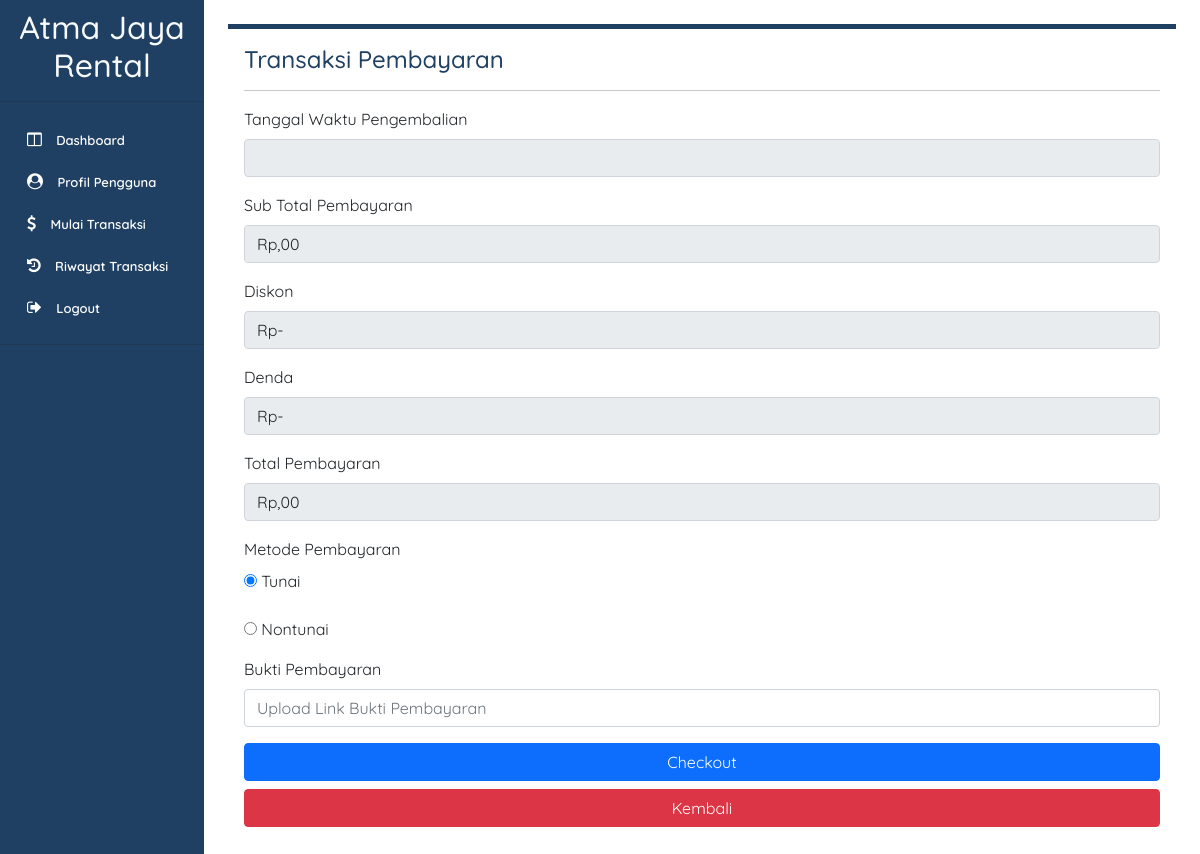
The app's page /page/showTransaksiPembayaranCustomerPage.php?id=25 (signed in) with its own data.
### tables this page shows
CREATE TABLE `transaksi` (
  `NOMOR_TRANSAKSI` bigint(3) UNSIGNED ZEROFILL NOT NULL,
  `ID_CUSTOMER` bigint(3) UNSIGNED ZEROFILL NOT NULL,
  `ID_DRIVER` bigint(3) UNSIGNED ZEROFILL DEFAULT NULL,
  `ID_PEGAWAI` bigint(16) NOT NULL,
  `ID_PROMO` bigint(16) DEFAULT NULL,
  `ID_MOBIL` bigint(16) NOT NULL,
  `FORMAT_NOMOR_TRANSAKSI` varchar(40) DEFAULT NULL,
  `TANGGAL_TRANSAKSI` timestamp NULL DEFAULT NULL,
  `JENIS_TRANSAKSI` tinyint(1) DEFAULT NULL,
  `STATUS_TRANSAKSI` varchar(150) DEFAULT 'Menunggu Verifikasi Dari Customer Service',
  `TANGGAL_WAKTU_MULAI_SEWA` timestamp NULL DEFAULT NULL,
  `TANGGAL_WAKTU_SELESAI_SEWA` timestamp NULL DEFAULT NULL,
  `TANGGAL_WAKTU_PENGEMBALIAN` timestamp NULL DEFAULT NULL,
  `METODE_PEMBAYARAN` tinyint(1) DEFAULT NULL,
  `RATING_DRIVER` float DEFAULT NULL,
  `KOMENTAR_DRIVER` varchar(150) DEFAULT NULL,
  `RATING_RENTAL` float DEFAULT NULL,
  `KOMENTAR_RENTAL` varchar(150) DEFAULT NULL,
  `SUB_TOTAL_PEMBAYARAN` float DEFAULT NULL,
  `BIAYA_EKSTENSI_PEMBAYARAN` float DEFAULT NULL,
  `TOTAL_PEMBAYARAN` float DEFAULT NULL,
  `DISKON_PROMO_PEMBAYARAN` float DEFAULT NULL,
  `BUKTI_PEMBAYARAN` varchar(150) DEFAULT NULL
);

### page/showTransaksiPembayaranCustomerPage.php (the view, shortened to what this page needs)
<?php
    include '../component/sidebarCustomer.php'
?>
<?php
    include '../db.php';
    $nomor_transaksi = $_GET['id'];
    $temp = mysqli_query($con, "SELECT * from transaksi where nomor_transaksi='$nomor_transaksi'") or die(mysqli_error($con));
    $user = mysqli_fetch_array($temp);
?>
    <div class="container p-3 m-4 h-100" style="background-color: #FFFFFF; border-top: 5px solid #1f4063; boxshadow: 0 4px 8px 0 rgba(0, 0, 0, 0.2), 0 6px 20px 0 rgba(0, 0, 0, 0.19);" >
        <h4 style="color: #1f4063;">Transaksi Pembayaran</h4>
        <hr>
            <div class="mb-3">
                <label for="exampleInputEmail1" class="form-label">Tanggal Waktu Pengembalian</label>
                <input class="form-control" disabled value="<?php echo $user[12]; ?>">
            </div>
            <div class="mb-3">
                <label for="exampleInputEmail1" class="form-label">Sub Total Pembayaran</label>
                <input class="form-control" disabled value="Rp<?php echo $user[18]; ?>,00">
            </div>
            <div class="mb-3">
                <label for="exampleInputEmail1" class="form-label">Diskon</label>
                <input class="form-control" disabled value="<?php
                        if($user[21]==0) {
                            echo 'Rp-';
                        }else {
                            echo 'Rp', $user[21], ',00';
                        }
                    ?>">
            </div>
            <div class="mb-3">
                <label for="exampleInputEmail1" class="form-label">Denda</label>
                <input class="form-control" disabled value="<?php
                        if($user[19]==0) {
                            echo 'Rp-';
                        }else {
                            echo 'Rp', $user[19], ',00';
                        }
                    ?>">
            </div>
            <div class="mb-3">
                <label for="exampleInputEmail1" class="form-label">Total Pembayaran</label>
                <input class="form-control" disabled value="Rp<?php echo $user[20]; ?>,00">
            </div>
            <form action="../process/updateTransaksiPembayaranProcess.php" method="post">
                <div class="mb-3">
                    <label for="exampleInputEmail1" class="form-label">Metode Pembayaran</label>
                    <div class="mb-3">
                        <input type="radio" id="metode_pembayaran" name="metode_pembayaran" required value="0" <?php if($user[13] == 0) { echo 'checked'; } ?> /> Tunai
                        <br><br>
                        <input type="radio" id="metode_pembayaran" name="metode_pembayaran" required value="1" <?php if($user[13] == 1) { echo 'checked'; } ?> /> Nontunai
                    </div>
                </div>
                <div class="mb-3">
                    <label for="exampleInputEmail1" class="form-label">Bukti Pembayaran</label>
                    <input class="form-control" type="url" id="bukti_pembayaran" required name="bukti_pembayaran" placeholder="Upload Link Bukti Pembayaran" aria-describedby="emailHelp">
                </div>
                <div class="d-grid gap-2">
                    <button type="submit" class="btn btn-primary" name="ubah">Checkout</button>
                    <a href="./showTransaksiBerjalanPage.php" class="btn btn-danger" role="button" aria-disabled="true">Kembali</a>
                </div>
            </form>
    </div>
    </aside>
</body>
</html>

### style.css (style rules this page uses)
* { font-family: 'Quicksand', sans-serif; }

### component/sidebarCustomer.php (style rules this page uses)
* { font-family: "Quicksand", sans-serif; }
a { padding-left: 10px; font-size: 13px; text-decoration: none; color: white; }

### records on screen
transaksi: DISKON_PROMO_PEMBAYARAN "Rp-", BIAYA_EKSTENSI_PEMBAYARAN "Rp-", METODE_PEMBAYARAN "☑"
